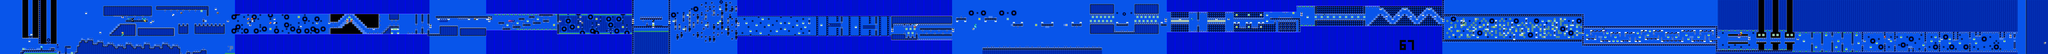

Below is a game level as drawn by its tile map, then a one-line description and the .tmx that defines it (tile-layer data replaced by summaries):
An orthogonal 1011x27 tile map with 16x16 px tiles, 2 tile layers (SP, ...), 2 tilesets.

<map version="1.10" tiledversion="1.11.2" orientation="orthogonal" renderorder="right-down" width="1011" height="27" tilewidth="16" tileheight="16" infinite="0" nextlayerid="3" nextobjectid="1">
 <editorsettings>
  <chunksize width="16" height="27" />
 </editorsettings>
 <tileset firstgid="1" name="famidash" tilewidth="16" tileheight="16" tilecount="256" columns="16">
  <image source="../../../GRAPHICS/famidash.bmp" width="256" height="256" />
 </tileset>
 <tileset firstgid="257" name="sprites" tilewidth="16" tileheight="16" tilecount="256" columns="16">
  <image source="../../../GRAPHICS/sprites.png" width="256" height="256" />
 </tileset>
 <layer id="1" width="1011" height="27">
  <data>[27297 cells, 27297 non-empty, 136 distinct tile ids]</data>
 </layer>
 <layer id="2" name="SP" width="1011" height="27">
  <data>[27297 cells, 414 non-empty, 57 distinct tile ids]</data>
 </layer>
</map>
